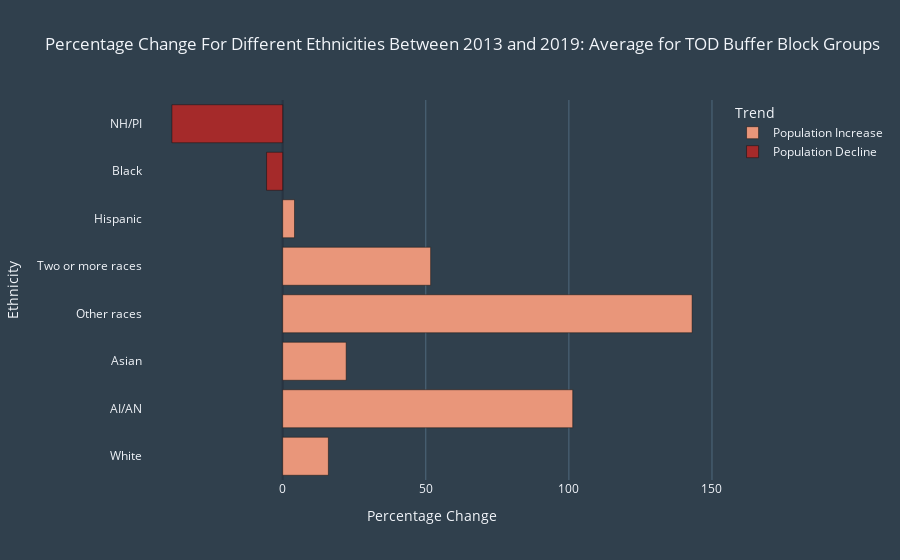

Notebook cell for this chart:
### Code cell
tod_buffer_blockabsolute["Trend"] = np.where(tod_buffer_blockabsolute["Change"]<0, 'Population Decline','Population Increase')
fig = px.bar(tod_buffer_blockabsolute, 
             y=tod_buffer_blockabsolute['Ethnicity'], 
             x=tod_buffer_blockabsolute['Change'],
             title="Percentage Change For Different Ethnicities Between 2013 and 2019: Average for TOD Buffer Block Groups",
             orientation='h',
             color=tod_buffer_blockabsolute['Trend'],
             color_discrete_sequence=["#e9967a","#a52a2a"],
             labels={'Ethnicity':'Ethnicity',
                    'Change':'Percentage Change'}
            )

fig.layout.template = 'custom_dark'

fig.write_html('htmls/tod_buffer_block_average_percentage.html')
fig.show()
# brown

### Figure 1 — Plotly figure (JSON) as saved in the notebook; plotly's stock layout.template omitted (floating-point values rounded to 4 significant figures)
{"data": [{"alignmentgroup": "True", "hovertemplate": "Trend=Population Increase<br>Percentage Change=%{x}<br>Ethnicity=%{y}<extra></extra>", "legendgroup": "Population Increase", "marker": {"color": "#e9967a", "pattern": {"shape": ""}}, "name": "Population Increase", "offsetgroup": "Population Increase", "orientation": "h", "showlegend": true, "textposition": "auto", "type": "bar", "x": [15.96, 101.3, 22.19, 143.1, 51.7, 4.128], "xaxis": "x", "y": ["White", "AI/AN", "Asian", "Other races", "Two or more races", "Hispanic"], "yaxis": "y"}, {"alignmentgroup": "True", "hovertemplate": "Trend=Population Decline<br>Percentage Change=%{x}<br>Ethnicity=%{y}<extra></extra>", "legendgroup": "Population Decline", "marker": {"color": "#a52a2a", "pattern": {"shape": ""}}, "name": "Population Decline", "offsetgroup": "Population Decline", "orientation": "h", "showlegend": true, "textposition": "auto", "type": "bar", "x": [-5.627, -38.71], "xaxis": "x", "y": ["Black", "NH/PI"], "yaxis": "y"}], "layout": {"autosize": true, "barmode": "relative", "legend": {"title": {"text": "Trend"}, "tracegroupgap": 0}, "title": {"text": "Percentage Change For Different Ethnicities Between 2013 and 2019: Average for TOD Buffer Block Groups"}, "xaxis": {"anchor": "y", "autorange": true, "domain": [0, 1], "range": [-48.8, 153.2], "title": {"text": "Percentage Change"}, "type": "linear"}, "yaxis": {"anchor": "x", "autorange": true, "domain": [0, 1], "range": [-0.5, 7.5], "title": {"text": "Ethnicity"}, "type": "category"}}}
